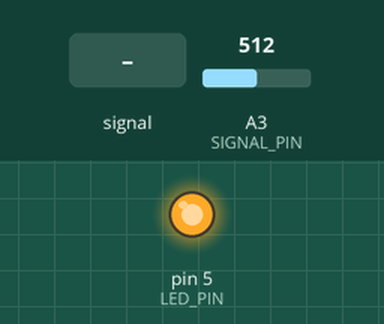
Recording of a sketch running on a simulated Arduino Uno, built with avr-gcc and run on an emulated ATmega328P. On the bench: output pins drawn as LEDs (lit = HIGH). Inputs (shaded band) come from the test bench; at power-on: A3 (SIGNAL_PIN) = 512. Pins used as bus, display or sensor lines are not drawn; what the sketch prints to the serial monitor is not drawn.

Above: at 1.3 s.
1.4 s: A3 (SIGNAL_PIN) fed a 1000 Hz sine of ±255 counts around its level
At 4.3 s:
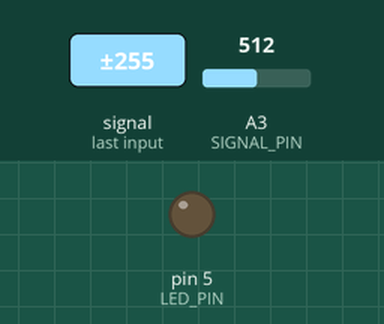
4.4 s: A3 (SIGNAL_PIN) set to 390
At 5.4 s:
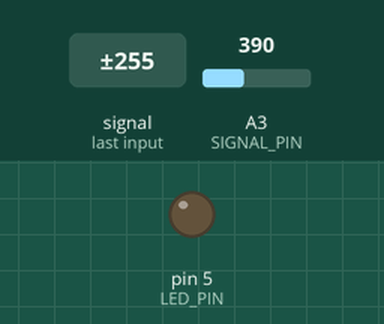
6.6 s: A3 (SIGNAL_PIN) set to 406
8.1 s: A3 (SIGNAL_PIN) set to 431
At 9.3 s:
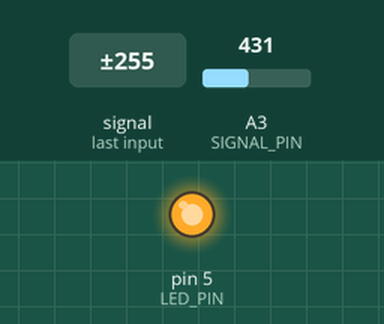
9.6 s: A3 (SIGNAL_PIN) set to 306
At 10.4 s:
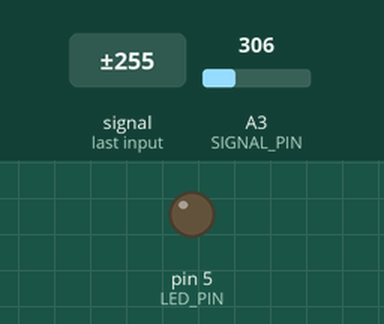
Timing chart, 0 to 12.2 s (numbered marks = the images above; inputs shaded):
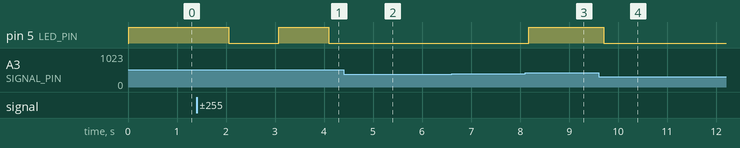

Measured:
- the behaviour switches between 420 and 421 on A3 (SIGNAL_PIN) (found by bisection; images 2 and 3)
- after the input at 1.4 s, pin 5 (LED_PIN): HIGH → LOW after 0.65 s, → HIGH 1.0 s later, → LOW 1.0 s later
- after the input at 4.4 s, pin 5 (LED_PIN): stays LOW (without the input it goes to HIGH after 0.20 s)
- after the input at 6.6 s, every drawn part: stays the same
- after the input at 8.1 s, pin 5 (LED_PIN): LOW → HIGH after 0.08 s
- after the input at 9.6 s, pin 5 (LED_PIN): HIGH → LOW after 0.11 s

The sketch:

codev2.ino
```cpp
#define LED_PIN     5
#define LED_PIN_2   0
#define POWER_PIN   8
#define SIGNAL_PIN  A3
#define THRESHOLD   400
#define ERROR_MARGIN 0.05  // ±10%

int value = 0; // variable to store the sensor value

void setup() {
  Serial.begin(9600);
  pinMode(LED_PIN,   OUTPUT);   // configure D2 pin as an OUTPUT
  pinMode(POWER_PIN, OUTPUT);   // configure D7 pin as an OUTPUT
  digitalWrite(POWER_PIN, LOW); // turn the sensor OFF
  digitalWrite(LED_PIN,   LOW); // turn LED OFF
}

void loop() {
  digitalWrite(POWER_PIN, HIGH);  // turn the sensor ON
  delay(10);                      // wait 10 milliseconds
  value = analogRead(SIGNAL_PIN); // read the analog value from sensor
  digitalWrite(POWER_PIN, LOW);   // turn the sensor OFF

  // Calculate the upper and lower bounds for the threshold with error margin
  int lowerBound = THRESHOLD - (THRESHOLD * ERROR_MARGIN);
  int upperBound = THRESHOLD + (THRESHOLD * ERROR_MARGIN);

  // Check if the value is within the acceptable error margin range
  if (value > upperBound) {
    Serial.print("The water is detected");
    digitalWrite(LED_PIN, HIGH);  // turn LED ON
    digitalWrite(LED_PIN_2, LOW); // turn second LED OFF
  }
  else if (value < lowerBound) {
    Serial.print("The water isn't detected");
    digitalWrite(LED_PIN, LOW);   // turn LED OFF
    digitalWrite(LED_PIN_2, HIGH); // turn second LED ON
  }
  else {
    Serial.print("The water detection is uncertain");
    digitalWrite(LED_PIN, LOW);   // turn LED OFF
    digitalWrite(LED_PIN_2, LOW); // turn second LED OFF
  }

  delay(500);  // delay for a while to stabilize the reading
}
```
